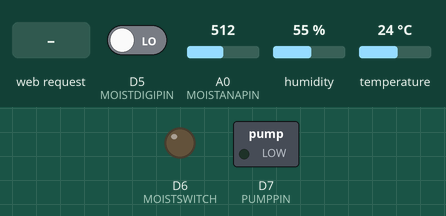
Simulated run of this sketch. Board: ESP8266 (NodeMCU). Shown: switched loads named in the sketch (green lamp = pin HIGH), output pins drawn as LEDs (lit = HIGH). The inputs (shaded band) are chosen by the test bench; at power-on: D5 (MOISTDIGIPIN) LOW, A0 (MOISTANAPIN) = 512, humidity 55 %, temperature 24 °C. WiFi joins after 1.5 s; servers stay silent unless stated; not simulated (calls return 0 or success): arduino_wifi_secrets.h; pins used as bus, display or sensor lines are not drawn; what the sketch prints to the serial monitor is not drawn.

Above: at 7.7 s.
7.8 s: HTTP request GET /pump/on received
At 8.6 s:
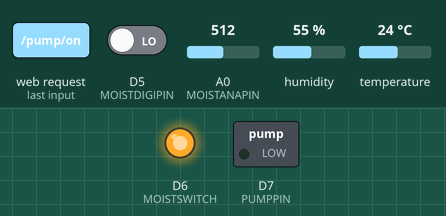
10.3 s: HTTP request GET /pump/off received
At 11.6 s:
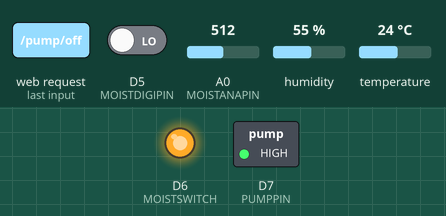
At 12.8 s:
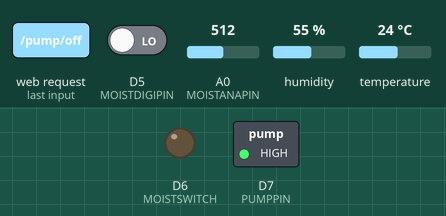
Timing chart, 0 to 15.3 s (numbered marks = the images above; inputs shaded):
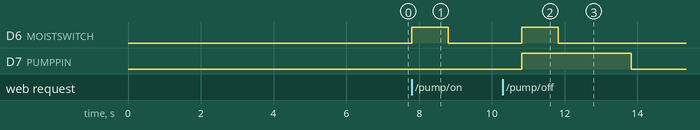

The sketch:

dht_moist_web.ino
```cpp
#include <ESP8266WiFi.h>
#include "DHTesp.h"
#include <arduino_wifi_secrets.h>

WiFiServer server(80);

// adjust value while testing the sensor
static const int dry = 715; // dry sensor
static const int wet = 288; // wet sensor

// Digital pins
#define DHTPIN D3
#define DHTSWITCH D2
#define MOISTANAPIN A0
#define MOISTDIGIPIN D5
#define MOISTSWITCH D6
#define PUMPPIN D7

DHTesp dht;

static char celsiusTemp[7];
static char humidityTemp[7];
static char analogTemp[7];

String header;
String pumpState = "off";

float temp;
float hum;
double analogValue = 0.0;
int digitalValue = 0;
int percentageHumidity;

unsigned long currentTime = millis();
unsigned long previousTime = 0;

const long timeoutTime = 10000;

void setup() {
    Serial.begin(115200);
    delay(10);

    dht.setup(DHTPIN, DHTesp::DHT11);

    pinMode(DHTSWITCH, OUTPUT);
    pinMode(MOISTANAPIN, INPUT);
    pinMode(MOISTDIGIPIN, INPUT);
    pinMode(MOISTSWITCH, OUTPUT);
    pinMode(PUMPPIN, OUTPUT);

    // Connecting to WiFi network
    Serial.println();
    Serial.print("Connecting to ");
    Serial.println(WIFI_SSID);
    WiFi.begin(WIFI_SSID, WIFI_PASSWORD);

    while (WiFi.status() != WL_CONNECTED) {
        delay(500);
        Serial.print(".");
    }
    Serial.println("");
    Serial.println("WiFi connected");

    server.begin();
    Serial.println("Web server running. Waiting for IP...");
    delay(5000);

    Serial.println(WiFi.localIP());
}

void getMoistureValues() {
    digitalWrite(MOISTSWITCH, HIGH);
    delay(1000);
    analogValue = analogRead(MOISTANAPIN);
    digitalValue = digitalRead(MOISTDIGIPIN);
    digitalWrite(MOISTSWITCH, LOW);

    Serial.print("Analog raw: ");
    Serial.println(analogValue);
    Serial.print("Digital raw: ");
    Serial.println(digitalValue);

    percentageHumidity = map(analogValue, wet, dry, 100, 0);

    if (isnan(analogValue)) {
        Serial.println("Failed to read from moisture sensor!");
        strcpy(analogTemp, "Failed");
    } else {
        Serial.println("Analogvalue written!");
        dtostrf(analogValue, 6, 2, analogTemp);
    }
}

void getDHTValues() {
    digitalWrite(DHTSWITCH, HIGH);
    //bug DHT11 = 1000 else 2000
    delay(dht.getMinimumSamplingPeriod() * 2);
    // DHT sensor readings
    hum = dht.getHumidity();
    Serial.printf("Hum: %.2f \n", hum);
    // Read temperature as Celsius (the default)
    temp = dht.getTemperature();
    Serial.printf("Temp: %.2f \n", temp);
    digitalWrite(DHTSWITCH, LOW);

    // Check if any reads failed and exit early (to try again).
    if (isnan(hum) || isnan(temp)) {
        Serial.println("Failed to read from DHT sensor!");
        strcpy(celsiusTemp, "Failed");
        strcpy(humidityTemp, "Failed");
    } else {
        Serial.println("Failed to read from DHT sensor!");
        dtostrf(temp, 6, 2, celsiusTemp);
        dtostrf(hum, 6, 2, humidityTemp);
    }
}

void loop() {
    WiFiClient client = server.available();
    if (client) {

        Serial.println("New client...");
        String currentLine = "";
        getMoistureValues();
        getDHTValues();
        currentTime = millis();
        previousTime = currentTime;
        while (client.connected() && currentTime - previousTime <= timeoutTime) {
            currentTime = millis();
            if (client.available()) {
                char c = client.read();
                Serial.write(c);
                header += c;
                if (c == '\n') {
                    if (currentLine.length() == 0) {
                        client.println("HTTP/1.1 200 OK");
                        client.println("Content-Type: text/html");
                        client.println("Connection: close");
                        client.println();
                        if (header.indexOf("GET /pump/on") >= 0) {
                            Serial.println("Pump on");
                            pumpState = "on";
                            digitalWrite(PUMPPIN, HIGH);
                        } else if (header.indexOf("GET /pump/off") >= 0) {
                            Serial.println("Pump off");
                            pumpState = "off";
                            digitalWrite(PUMPPIN, LOW);
                        }
                        // your actual web page that displays temperature and humidity
                        client.println("<!DOCTYPE html><html>");
                        client.println(
                                "<head><meta name=\"viewport\" content=\"width=device-width, initial-scale=1\">");
                        client.println("<link rel=\"icon\" href=\"data:,\">");

                        client.println(
                                "<style>html { font-family: Helvetica; display: inline-block; margin: 0px auto; text-align: center;}");
                        client.println(
                                ".button { background-color: #195B6A; border: none; color: white; padding: 16px 40px;");
                        client.println("text-decoration: none; font-size: 30px; margin: 2px; cursor: pointer;}");
                        client.println(".button2 {background-color: #77878A;}</style></head>");

                        client.println("<body><h1>Temperature, Humidity and Moisture</h1>");
                        client.println("<h3>Temperature in Celsius: ");
                        client.println(celsiusTemp);
                        client.println("*C</h3><h3>Humidity: ");
                        client.println(humidityTemp);
                        client.println("%</h3><h3>Moisture");
                        client.println(analogTemp);
                        client.println("</h3><h3>Moisture percentage:");
                        client.println(percentageHumidity);
                        client.println("%</h3>");
                        client.println("<h3>Pump - State " + pumpState + "</h3>");
                        if (pumpState == "off") {
                            client.println("<p><a href=\"/pump/on\"><button class=\"button\">ON</button></a></p>");
                        } else {
                            client.println(
                                    "<p><a href=\"/pump/off\"><button class=\"button button2\">OFF</button></a></p>");
                        }
                        client.println("</body></html>");
                        break;
                    } else {
                        currentLine = "";
                    }
                } else if (c != '\r') {
                    currentLine += c;
                }
            }
        }
        header = "";
        client.stop();
        Serial.println("Client disconnected.");
        Serial.println("");
    }
}
```

Measured:
- after the input at 7.8 s, D6 (MOISTSWITCH): LOW → HIGH at once, → LOW 1.0 s later
- after the input at 10.3 s, D6 (MOISTSWITCH): LOW → HIGH after 0.52 s, → LOW 1.0 s later
